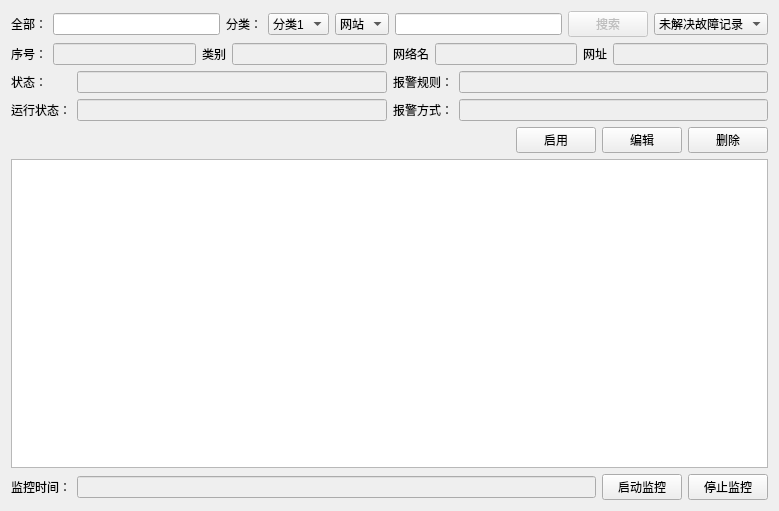
<?xml version="1.0" encoding="UTF-8"?>
<ui version="4.0">
 <class>netList</class>
 <widget class="QWidget" name="netList">
  <property name="geometry">
   <rect>
    <x>0</x>
    <y>0</y>
    <width>779</width>
    <height>511</height>
   </rect>
  </property>
  <property name="sizePolicy">
   <sizepolicy hsizetype="Expanding" vsizetype="Expanding">
    <horstretch>0</horstretch>
    <verstretch>0</verstretch>
   </sizepolicy>
  </property>
  <property name="sizeIncrement">
   <size>
    <width>0</width>
    <height>0</height>
   </size>
  </property>
  <property name="windowTitle">
   <string>Form</string>
  </property>
  <layout class="QGridLayout" name="gridLayout_3">
   <item row="0" column="0">
    <layout class="QHBoxLayout" name="horizontalLayout">
     <item>
      <widget class="QLabel" name="label_2">
       <property name="text">
        <string>全部：</string>
       </property>
      </widget>
     </item>
     <item>
      <widget class="QLineEdit" name="lineEdit"/>
     </item>
     <item>
      <widget class="QLabel" name="label_3">
       <property name="text">
        <string>分类：</string>
       </property>
      </widget>
     </item>
     <item>
      <widget class="QComboBox" name="comboBox">
       <item>
        <property name="text">
         <string>分类1</string>
        </property>
       </item>
       <item>
        <property name="text">
         <string>分类2</string>
        </property>
       </item>
      </widget>
     </item>
     <item>
      <widget class="QComboBox" name="comboBox_2">
       <item>
        <property name="text">
         <string>网站</string>
        </property>
       </item>
       <item>
        <property name="text">
         <string>名称</string>
        </property>
       </item>
      </widget>
     </item>
     <item>
      <widget class="QLineEdit" name="lineEdit_2">
       <property name="enabled">
        <bool>true</bool>
       </property>
      </widget>
     </item>
     <item>
      <widget class="QPushButton" name="pushButton">
       <property name="enabled">
        <bool>false</bool>
       </property>
       <property name="text">
        <string>搜索</string>
       </property>
      </widget>
     </item>
     <item>
      <widget class="QComboBox" name="comboBox_3">
       <item>
        <property name="text">
         <string>未解决故障记录</string>
        </property>
       </item>
       <item>
        <property name="text">
         <string>所有故障记录</string>
        </property>
       </item>
      </widget>
     </item>
    </layout>
   </item>
   <item row="1" column="0">
    <layout class="QHBoxLayout" name="horizontalLayout_6">
     <item>
      <layout class="QHBoxLayout" name="horizontalLayout_4">
       <item>
        <widget class="QLabel" name="label_9">
         <property name="text">
          <string>序号：</string>
         </property>
        </widget>
       </item>
       <item>
        <widget class="QLineEdit" name="lineEdit_5">
         <property name="enabled">
          <bool>false</bool>
         </property>
        </widget>
       </item>
      </layout>
     </item>
     <item>
      <layout class="QHBoxLayout" name="horizontalLayout_3">
       <item>
        <widget class="QLabel" name="label_4">
         <property name="text">
          <string>类别</string>
         </property>
        </widget>
       </item>
       <item>
        <widget class="QLineEdit" name="lineEdit_3">
         <property name="enabled">
          <bool>false</bool>
         </property>
        </widget>
       </item>
      </layout>
     </item>
     <item>
      <layout class="QHBoxLayout" name="horizontalLayout_2">
       <item>
        <widget class="QLabel" name="label_5">
         <property name="text">
          <string>网络名</string>
         </property>
        </widget>
       </item>
       <item>
        <widget class="QLineEdit" name="lineEdit_4">
         <property name="enabled">
          <bool>false</bool>
         </property>
        </widget>
       </item>
      </layout>
     </item>
     <item>
      <layout class="QHBoxLayout" name="horizontalLayout_5">
       <item>
        <widget class="QLabel" name="label_10">
         <property name="text">
          <string>网址</string>
         </property>
        </widget>
       </item>
       <item>
        <widget class="QLineEdit" name="lineEdit_6">
         <property name="enabled">
          <bool>false</bool>
         </property>
        </widget>
       </item>
      </layout>
     </item>
    </layout>
   </item>
   <item row="2" column="0">
    <layout class="QHBoxLayout" name="horizontalLayout_8">
     <item>
      <layout class="QGridLayout" name="gridLayout_2">
       <item row="0" column="0">
        <widget class="QLabel" name="label_8">
         <property name="text">
          <string>状态：</string>
         </property>
        </widget>
       </item>
       <item row="0" column="1">
        <widget class="QLineEdit" name="lineEdit_7">
         <property name="enabled">
          <bool>false</bool>
         </property>
        </widget>
       </item>
       <item row="1" column="1">
        <widget class="QLineEdit" name="lineEdit_8">
         <property name="enabled">
          <bool>false</bool>
         </property>
        </widget>
       </item>
       <item row="1" column="0">
        <widget class="QLabel" name="label_16">
         <property name="text">
          <string>运行状态：</string>
         </property>
        </widget>
       </item>
      </layout>
     </item>
     <item>
      <layout class="QGridLayout" name="gridLayout">
       <item row="1" column="1">
        <widget class="QLineEdit" name="lineEdit_10">
         <property name="enabled">
          <bool>false</bool>
         </property>
        </widget>
       </item>
       <item row="1" column="0">
        <widget class="QLabel" name="label_7">
         <property name="text">
          <string>报警方式：</string>
         </property>
        </widget>
       </item>
       <item row="0" column="1">
        <widget class="QLineEdit" name="lineEdit_9">
         <property name="enabled">
          <bool>false</bool>
         </property>
        </widget>
       </item>
       <item row="0" column="0">
        <widget class="QLabel" name="label_6">
         <property name="text">
          <string>报警规则：</string>
         </property>
        </widget>
       </item>
      </layout>
     </item>
    </layout>
   </item>
   <item row="3" column="0">
    <layout class="QHBoxLayout" name="horizontalLayout_7">
     <item>
      <spacer name="horizontalSpacer">
       <property name="orientation">
        <enum>Qt::Horizontal</enum>
       </property>
       <property name="sizeHint" stdset="0">
        <size>
         <width>40</width>
         <height>20</height>
        </size>
       </property>
      </spacer>
     </item>
     <item>
      <widget class="QPushButton" name="BTN_Start">
       <property name="text">
        <string>启用</string>
       </property>
      </widget>
     </item>
     <item>
      <widget class="QPushButton" name="BTN_Edit">
       <property name="text">
        <string>编辑</string>
       </property>
      </widget>
     </item>
     <item>
      <widget class="QPushButton" name="BTN_Del">
       <property name="text">
        <string>删除</string>
       </property>
      </widget>
     </item>
    </layout>
   </item>
   <item row="4" column="0">
    <widget class="QListView" name="listView"/>
   </item>
   <item row="5" column="0">
    <layout class="QHBoxLayout" name="horizontalLayout_9">
     <item>
      <widget class="QLabel" name="label">
       <property name="text">
        <string>监控时间：</string>
       </property>
      </widget>
     </item>
     <item>
      <widget class="QLineEdit" name="lineEdit_Time">
       <property name="enabled">
        <bool>false</bool>
       </property>
      </widget>
     </item>
     <item>
      <widget class="QPushButton" name="BTN_StartCal">
       <property name="text">
        <string>启动监控</string>
       </property>
      </widget>
     </item>
     <item>
      <widget class="QPushButton" name="BTN_StopCal">
       <property name="text">
        <string>停止监控</string>
       </property>
      </widget>
     </item>
    </layout>
   </item>
  </layout>
 </widget>
 <resources/>
 <connections/>
</ui>
